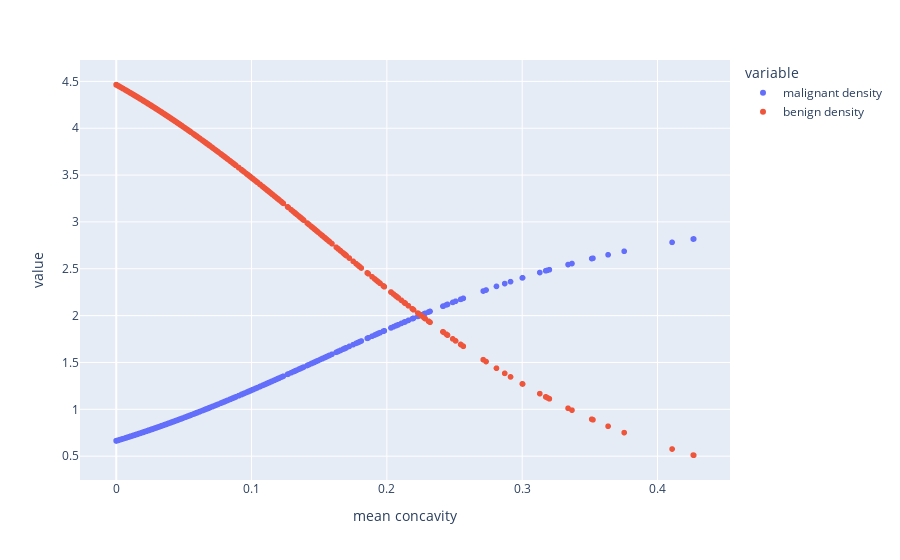

Source (notebook cell):
### Code cell
fig_fitted_densities = px.scatter(df_components, x='mean concavity', y=['malignant density', 'benign density'])
fig_fitted_densities

### Figure 1 — Plotly figure (JSON) as saved in the notebook; plotly's stock layout.template omitted (floating-point values rounded to 4 significant figures; data arrays with more than 128 entries replaced by an {"elided": "..."} marker saying what was removed)
{"data": [{"hovertemplate": "variable=malignant density<br>mean concavity=%{x}<br>value=%{y}<extra></extra>", "legendgroup": "malignant density", "marker": {"color": "#636efa", "symbol": "circle"}, "mode": "markers", "name": "malignant density", "showlegend": true, "type": "scattergl", "x": {"elided": "569 float values"}, "xaxis": "x", "y": {"elided": "569 float values"}, "yaxis": "y"}, {"hovertemplate": "variable=benign density<br>mean concavity=%{x}<br>value=%{y}<extra></extra>", "legendgroup": "benign density", "marker": {"color": "#EF553B", "symbol": "circle"}, "mode": "markers", "name": "benign density", "showlegend": true, "type": "scattergl", "x": {"elided": "569 float values"}, "xaxis": "x", "y": {"elided": "569 float values"}, "yaxis": "y"}], "layout": {"autosize": true, "legend": {"title": {"text": "variable"}, "tracegroupgap": 0}, "margin": {"t": 60}, "xaxis": {"anchor": "y", "autorange": true, "domain": [0, 1], "range": [-0.02585, 0.4527], "title": {"text": "mean concavity"}, "type": "linear"}, "yaxis": {"anchor": "x", "autorange": true, "domain": [0, 1], "range": [0.2037, 4.77], "title": {"text": "value"}, "type": "linear"}}}
